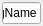
<?xml version="1.0" encoding="UTF-8"?>
<ui version="4.0">
 <class>TagTypeSelector</class>
 <widget class="QWidget" name="TagTypeSelector">
  <property name="geometry">
   <rect>
    <x>0</x>
    <y>0</y>
    <width>43</width>
    <height>24</height>
   </rect>
  </property>
  <property name="windowTitle">
   <string>Form</string>
  </property>
  <layout class="QVBoxLayout" name="verticalLayout">
   <property name="leftMargin">
    <number>2</number>
   </property>
   <property name="topMargin">
    <number>2</number>
   </property>
   <property name="rightMargin">
    <number>2</number>
   </property>
   <property name="bottomMargin">
    <number>2</number>
   </property>
   <item>
    <widget class="QLineEdit" name="tagName">
     <property name="text">
      <string>tagName</string>
     </property>
    </widget>
   </item>
  </layout>
 </widget>
 <resources/>
 <connections/>
</ui>
